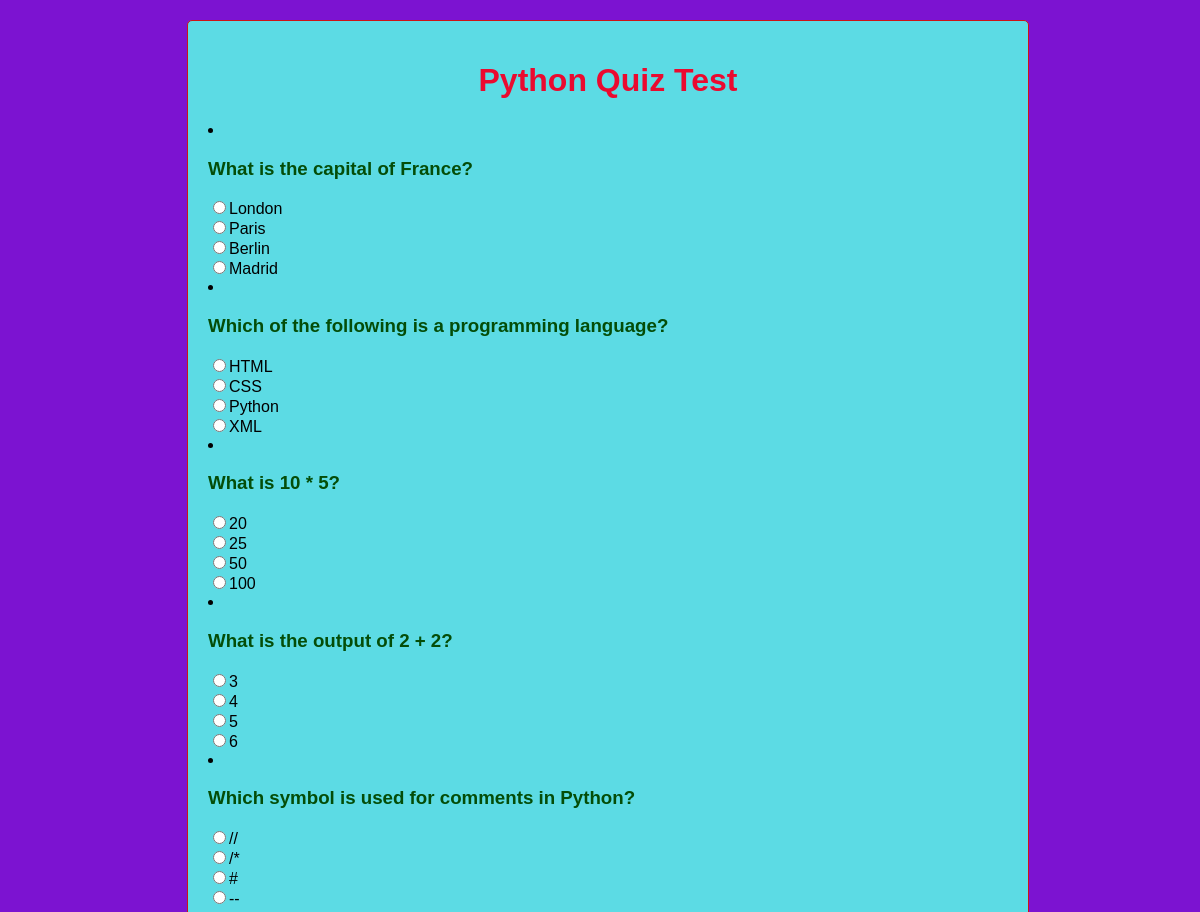
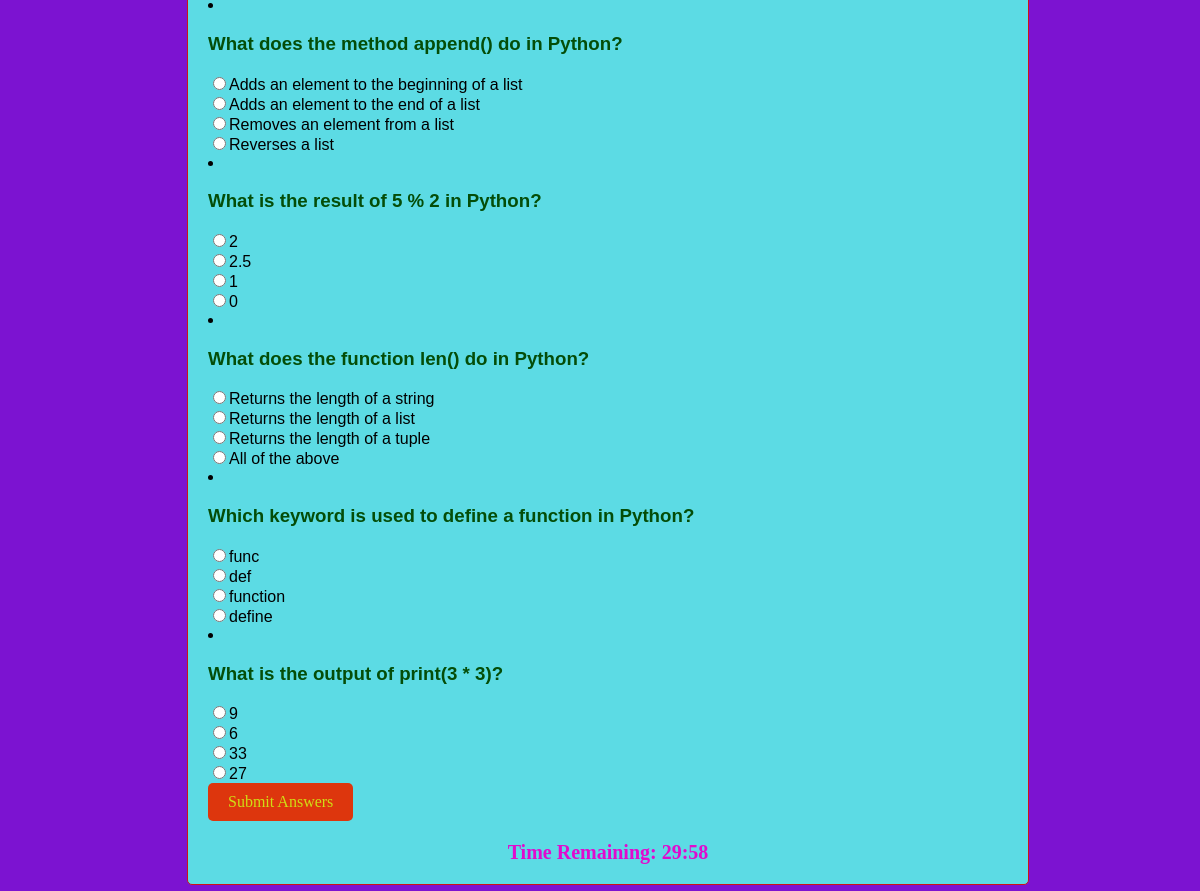
Screenshot of /pythonquestions.php with the database file from the repository (2 pictures, top to bottom).
### tables this page shows
CREATE TABLE `pythonquestions` (
  `question` varchar(255) DEFAULT NULL,
  `opt1` varchar(255) DEFAULT NULL,
  `opt2` varchar(255) DEFAULT NULL,
  `opt3` varchar(255) DEFAULT NULL,
  `opt4` varchar(255) DEFAULT NULL,
  `copt` varchar(255) DEFAULT NULL
);

### pythonquestions.php (the view, shortened to what this page needs)
<!DOCTYPE html>
<html lang="en">
<head>
</head>
<body>
<div class="container">
    <h1>Python Quiz Test</h1>
    <div id="quiz">
        <form id="quizForm" method="post">
            <?php
            $servername = "localhost";
            $username = "root";
            $password = "";
            $dbname = "quiz";
            $conn = new mysqli($servername, $username, $password, $dbname);
            $sql = "SELECT * FROM pythonquestions";
            $result = $conn->query($sql);
            if ($result->num_rows > 0) {
                $i = 1;
                while ($row = $result->fetch_assoc()) {
                    echo "<li>";
                    echo "<h3>" . $row['question'] . "</h3>";
                    echo "<input type='radio' name='question" . $i . "' value='a'>" . $row['opt1'] . "<br>";
                    echo "<input type='radio' name='question" . $i . "' value='b'>" . $row['opt2'] . "<br>";
                    echo "<input type='radio' name='question" . $i . "' value='c'>" . $row['opt3'] . "<br>";
                    echo "<input type='radio' name='question" . $i . "' value='d'>" . $row['opt4'] . "<br>";
                    echo "</li>";
                    $i++;
                }
            } else {
                echo "No questions available";
            }
            ?>
            <input type="submit" id="submitBtn" value="Submit Answers">
        </form>
    </div>
    <div id="timer">Time Remaining: <span id="countdown">30:00</span></div>
</div>
</body>
</html>

### pythonquestions.php (style rules this page uses)
body { font-family: Arial, sans-serif; background-color: #7c13d1; width: 100%; font-size: 16px; }
.container { max-width: 800px; margin: 20px auto; padding: 20px; border: 1px solid #cf1313; border-radius: 5px; background-color: #5cdbe4; }
h1 { text-align: center; color: #eb0a2f; }
h3 { color: rgb(4, 77, 8); }
#quiz { margin-bottom: 20px; }
#submitBtn { padding: 10px 20px; border: none; border-radius: 5px; background-color: #dd360d; color: #d0dd15; font-size: 16px; cursor: pointer; font-family: cursive; text-align: center; }
#timer { text-align: center; font-size: 20px; font-weight: bolder; color: #e00bce; font-family: 'Times New Roman', Times, serif; }

### rows the page displays
pythonquestions: question "What is the capital of France?", opt1 "London", opt2 "Paris", opt3 "Berlin", opt4 "Madrid"
pythonquestions: question "Which of the following is a programming language?", opt1 "HTML", opt2 "CSS", opt3 "Python", opt4 "XML"
pythonquestions: question "What is 10 * 5?", opt1 "20", opt2 "25", opt3 "50", opt4 "100"
pythonquestions: question "What is the output of 2 + 2?", opt1 "3", opt2 "4", opt3 "5", opt4 "6"
pythonquestions: question "Which symbol is used for comments in Python?", opt1 "//", opt2 "/*", opt3 "#", opt4 "--"
pythonquestions: question "What does the method append() do in Python?", opt1 "Adds an element to the beginning of a list", opt2 "Adds an element to the end of a list", opt3 "Removes an element from a list", opt4 "Reverses a list"
pythonquestions: question "What is the result of 5 % 2 in Python?", opt1 "2", opt2 "2.5", opt3 "1", opt4 "0"
pythonquestions: question "What does the function len() do in Python?", opt1 "Returns the length of a string", opt2 "Returns the length of a list", opt3 "Returns the length of a tuple", opt4 "All of the above"
pythonquestions: question "Which keyword is used to define a function in Python?", opt1 "func", opt2 "def", opt3 "function", opt4 "define"
pythonquestions: question "What is the output of print(3 * 3)?", opt1 "9", opt2 "6", opt3 "33", opt4 "27"
